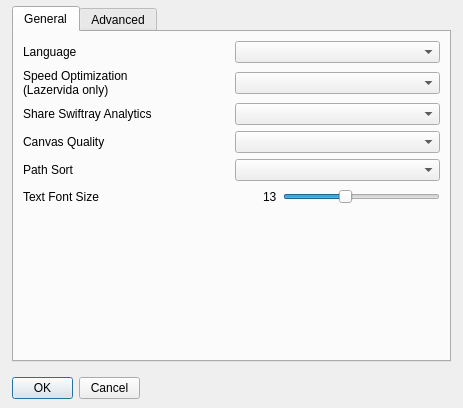
<?xml version="1.0" encoding="UTF-8"?>
<ui version="4.0">
 <class>PreferencesWindow</class>
 <widget class="QDialog" name="PreferencesWindow">
  <property name="geometry">
   <rect>
    <x>0</x>
    <y>0</y>
    <width>463</width>
    <height>408</height>
   </rect>
  </property>
  <property name="windowTitle">
   <string>Preferences</string>
  </property>
  <widget class="QDialogButtonBox" name="buttonBox">
   <property name="geometry">
    <rect>
     <x>12</x>
     <y>372</y>
     <width>128</width>
     <height>32</height>
    </rect>
   </property>
   <property name="orientation">
    <enum>Qt::Horizontal</enum>
   </property>
   <property name="standardButtons">
    <set>QDialogButtonBox::Cancel|QDialogButtonBox::Ok</set>
   </property>
  </widget>
  <widget class="QTabWidget" name="tabWidget">
   <property name="geometry">
    <rect>
     <x>12</x>
     <y>6</y>
     <width>439</width>
     <height>356</height>
    </rect>
   </property>
   <property name="currentIndex">
    <number>0</number>
   </property>
   <widget class="QWidget" name="tab">
    <attribute name="title">
     <string>General</string>
    </attribute>
    <layout class="QVBoxLayout" name="verticalLayout_2">
     <item>
      <layout class="QHBoxLayout" name="horizontalLayout">
       <item>
        <widget class="QLabel" name="label">
         <property name="text">
          <string>Language</string>
         </property>
        </widget>
       </item>
       <item>
        <widget class="QComboBox" name="comboBox"/>
       </item>
      </layout>
     </item>
     <item>
      <layout class="QHBoxLayout" name="horizontalLayout_2" stretch="0,0">
       <item>
        <widget class="QLabel" name="label_2">
         <property name="text">
          <string>Speed Optimization
(Lazervida only)</string>
         </property>
        </widget>
       </item>
       <item>
        <widget class="QComboBox" name="comboBoxSpeedOptimization"/>
       </item>
      </layout>
     </item>
     <item>
      <layout class="QHBoxLayout" name="horizontalLayout_4">
       <item>
        <widget class="QLabel" name="label_4">
         <property name="text">
          <string>Share Swiftray Analytics</string>
         </property>
        </widget>
       </item>
       <item>
        <widget class="QComboBox" name="comboBoxShare"/>
       </item>
      </layout>
     </item>
     <item>
      <layout class="QHBoxLayout" name="horizontalLayout_5">
       <item>
        <widget class="QLabel" name="label_5">
         <property name="text">
          <string>Canvas Quality</string>
         </property>
        </widget>
       </item>
       <item>
        <widget class="QComboBox" name="comboBoxQuality"/>
       </item>
      </layout>
     </item>
     <item>
      <layout class="QHBoxLayout" name="horizontalLayout_6">
       <item>
        <widget class="QLabel" name="label_6">
         <property name="text">
          <string>Path Sort</string>
         </property>
        </widget>
       </item>
       <item>
        <widget class="QComboBox" name="comboBoxPathSort"/>
       </item>
      </layout>
     </item>
     <item>
      <layout class="QHBoxLayout" name="horizontalLayout_3">
       <item>
        <widget class="QLabel" name="label_3">
         <property name="text">
          <string>Text Font Size</string>
         </property>
        </widget>
       </item>
       <item>
        <spacer name="horizontalSpacer">
         <property name="orientation">
          <enum>Qt::Horizontal</enum>
         </property>
         <property name="sizeHint" stdset="0">
          <size>
           <width>40</width>
           <height>20</height>
          </size>
         </property>
        </spacer>
       </item>
       <item>
        <widget class="QLabel" name="labelFontSize">
         <property name="text">
          <string>13</string>
         </property>
        </widget>
       </item>
       <item>
        <widget class="QSlider" name="horizontalSliderFontSize">
         <property name="minimum">
          <number>6</number>
         </property>
         <property name="maximum">
          <number>24</number>
         </property>
         <property name="value">
          <number>13</number>
         </property>
         <property name="tracking">
          <bool>true</bool>
         </property>
         <property name="orientation">
          <enum>Qt::Horizontal</enum>
         </property>
        </widget>
       </item>
      </layout>
     </item>
     <item>
      <spacer name="verticalSpacer">
       <property name="orientation">
        <enum>Qt::Vertical</enum>
       </property>
       <property name="sizeHint" stdset="0">
        <size>
         <width>20</width>
         <height>265</height>
        </size>
       </property>
      </spacer>
     </item>
    </layout>
   </widget>
   <widget class="QWidget" name="tab_2">
    <attribute name="title">
     <string>Advanced</string>
    </attribute>
   </widget>
  </widget>
 </widget>
 <resources/>
 <connections>
  <connection>
   <sender>buttonBox</sender>
   <signal>accepted()</signal>
   <receiver>PreferencesWindow</receiver>
   <slot>accept()</slot>
   <hints>
    <hint type="sourcelabel">
     <x>248</x>
     <y>254</y>
    </hint>
    <hint type="destinationlabel">
     <x>157</x>
     <y>274</y>
    </hint>
   </hints>
  </connection>
  <connection>
   <sender>buttonBox</sender>
   <signal>rejected()</signal>
   <receiver>PreferencesWindow</receiver>
   <slot>reject()</slot>
   <hints>
    <hint type="sourcelabel">
     <x>316</x>
     <y>260</y>
    </hint>
    <hint type="destinationlabel">
     <x>286</x>
     <y>274</y>
    </hint>
   </hints>
  </connection>
 </connections>
</ui>
